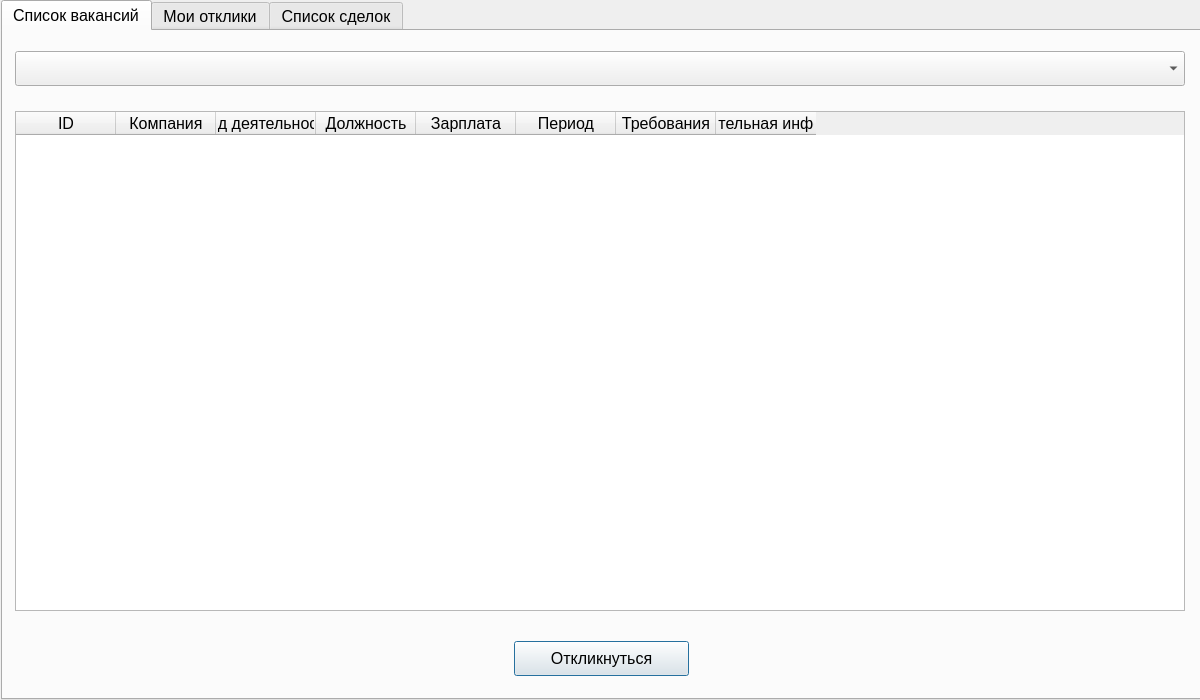
<?xml version="1.0" encoding="UTF-8"?>
<ui version="4.0">
 <class>ApplicantWindow</class>
 <widget class="QDialog" name="ApplicantWindow">
  <property name="geometry">
   <rect>
    <x>0</x>
    <y>0</y>
    <width>1200</width>
    <height>700</height>
   </rect>
  </property>
  <property name="minimumSize">
   <size>
    <width>1200</width>
    <height>700</height>
   </size>
  </property>
  <property name="maximumSize">
   <size>
    <width>1200</width>
    <height>700</height>
   </size>
  </property>
  <property name="windowTitle">
   <string>Бюро трудоустройства</string>
  </property>
  <widget class="QTabWidget" name="tabWidget">
   <property name="geometry">
    <rect>
     <x>1</x>
     <y>0</y>
     <width>1200</width>
     <height>700</height>
    </rect>
   </property>
   <property name="minimumSize">
    <size>
     <width>1200</width>
     <height>700</height>
    </size>
   </property>
   <property name="maximumSize">
    <size>
     <width>1200</width>
     <height>700</height>
    </size>
   </property>
   <property name="font">
    <font>
     <pointsize>12</pointsize>
    </font>
   </property>
   <property name="currentIndex">
    <number>0</number>
   </property>
   <widget class="QWidget" name="tab">
    <attribute name="title">
     <string>Список вакансий</string>
    </attribute>
    <widget class="QTableWidget" name="tableWidget">
     <property name="geometry">
      <rect>
       <x>12</x>
       <y>80</y>
       <width>1170</width>
       <height>500</height>
      </rect>
     </property>
     <column>
      <property name="text">
       <string>ID</string>
      </property>
     </column>
     <column>
      <property name="text">
       <string>Компания</string>
      </property>
     </column>
     <column>
      <property name="text">
       <string>Вид деятельности</string>
      </property>
     </column>
     <column>
      <property name="text">
       <string>Должность</string>
      </property>
     </column>
     <column>
      <property name="text">
       <string>Зарплата</string>
      </property>
     </column>
     <column>
      <property name="text">
       <string>Период</string>
      </property>
     </column>
     <column>
      <property name="text">
       <string>Требования</string>
      </property>
     </column>
     <column>
      <property name="text">
       <string>Дополнительная информация</string>
      </property>
     </column>
    </widget>
    <widget class="QPushButton" name="pushButton_2">
     <property name="geometry">
      <rect>
       <x>511</x>
       <y>610</y>
       <width>175</width>
       <height>35</height>
      </rect>
     </property>
     <property name="text">
      <string>Откликнуться</string>
     </property>
    </widget>
    <widget class="QComboBox" name="comboBox">
     <property name="geometry">
      <rect>
       <x>12</x>
       <y>20</y>
       <width>1170</width>
       <height>35</height>
      </rect>
     </property>
     <property name="placeholderText">
      <string>Виды деятельности</string>
     </property>
    </widget>
   </widget>
   <widget class="QWidget" name="tab_3">
    <attribute name="title">
     <string>Мои отклики</string>
    </attribute>
    <widget class="QTableWidget" name="tableWidget_2">
     <property name="geometry">
      <rect>
       <x>12</x>
       <y>30</y>
       <width>1170</width>
       <height>550</height>
      </rect>
     </property>
     <column>
      <property name="text">
       <string>ID</string>
      </property>
     </column>
     <column>
      <property name="text">
       <string>Компания</string>
      </property>
     </column>
     <column>
      <property name="text">
       <string>Вид деятельности</string>
      </property>
     </column>
     <column>
      <property name="text">
       <string>Должность</string>
      </property>
     </column>
     <column>
      <property name="text">
       <string>Зарплата</string>
      </property>
     </column>
     <column>
      <property name="text">
       <string>Период</string>
      </property>
     </column>
     <column>
      <property name="text">
       <string>Требования</string>
      </property>
     </column>
     <column>
      <property name="text">
       <string>Дополнительная информация</string>
      </property>
     </column>
    </widget>
    <widget class="QPushButton" name="pushButton_3">
     <property name="geometry">
      <rect>
       <x>511</x>
       <y>610</y>
       <width>175</width>
       <height>35</height>
      </rect>
     </property>
     <property name="text">
      <string>Удалить отклик</string>
     </property>
    </widget>
   </widget>
   <widget class="QWidget" name="tab_2">
    <attribute name="title">
     <string>Список сделок</string>
    </attribute>
    <widget class="QTableWidget" name="tableWidget_3">
     <property name="geometry">
      <rect>
       <x>12</x>
       <y>30</y>
       <width>1170</width>
       <height>550</height>
      </rect>
     </property>
     <column>
      <property name="text">
       <string>ID</string>
      </property>
     </column>
     <column>
      <property name="text">
       <string>Компания</string>
      </property>
     </column>
     <column>
      <property name="text">
       <string>Должность</string>
      </property>
     </column>
     <column>
      <property name="text">
       <string>Зарплата</string>
      </property>
     </column>
     <column>
      <property name="text">
       <string>Период</string>
      </property>
     </column>
    </widget>
   </widget>
  </widget>
 </widget>
 <resources/>
 <connections/>
</ui>
